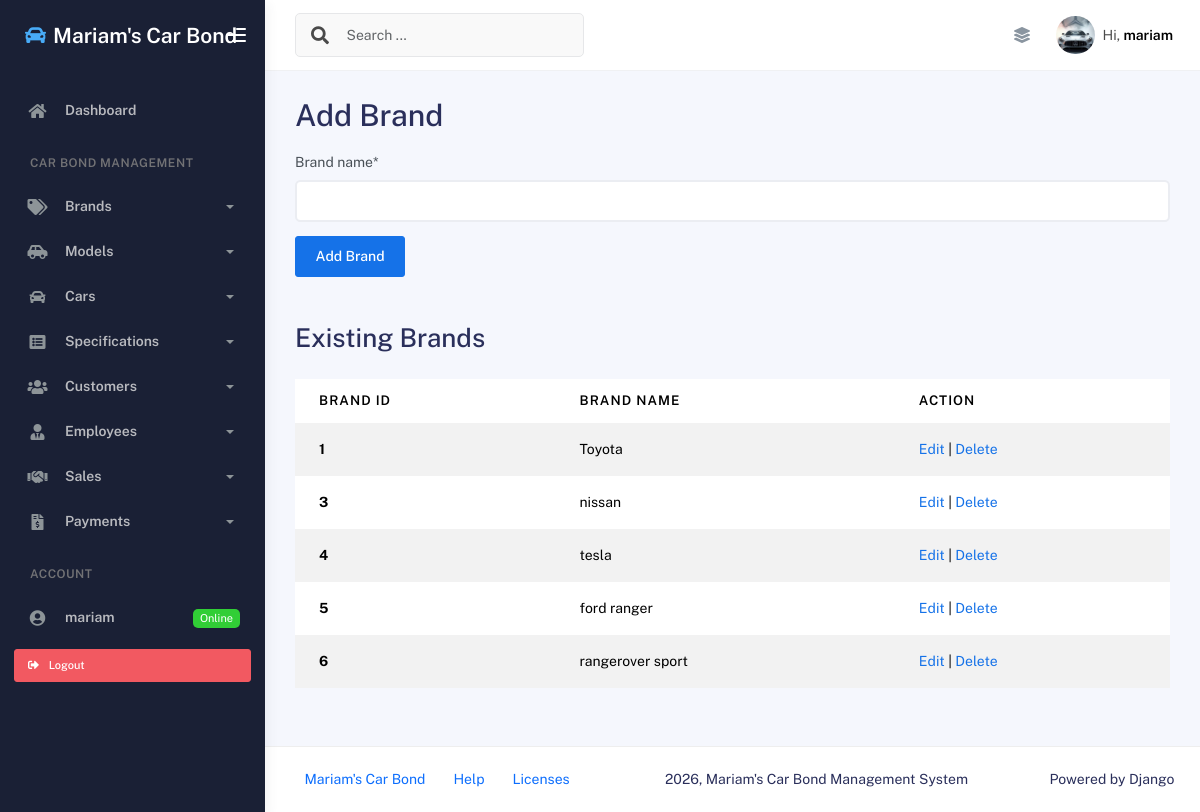
The page /add_brand/ (signed in) on the database its author committed.
### App/models.py (models this page shows, shortened)
class Brand(models.Model):
    brand_name = models.CharField(max_length=50)

### App/views.py (the view)
# urls.py: path('add_brand/', add_brand_view, name='add_brand_page'),
@login_required
def add_brand_view(req):
    message = None
    if req.method == "POST":
        brand_form = BrandForm(req.POST)
        if brand_form.is_valid():
            brand_form.save()
            message = "Brand Added Successfully"
            brand_form = BrandForm()
    else:
        brand_form = BrandForm()
    brands = Brand.objects.all()
    context = {'form': brand_form, 'msg': message, 'brands': brands}
    return render(req, "add_brand.html", context)

### App/forms.py
class BrandForm(DjangoModelForm):
    class Meta:
        model = Brand
        fields = ("brand_name",)

### App/templates/add_brand.html (shortened to what this page needs)
{% extends 'base.html' %}
{% load crispy_forms_tags %}
{% block content %}
    <h1>Add Brand</h1>
    <form method="POST" class="mt-3 mb-5">
        {{ form|crispy }}
        <input type="submit" value="Add Brand" class="btn btn-primary">
    </form>
    <h2>Existing Brands</h2>
    <div class="table-responsive">
        <table class="table table-striped mt-3">
            <thead>
                <tr>
                    <th scope="col">Brand ID</th>
                    <th scope="col">Brand Name</th>
                    <th scope="col">Action</th>
                </tr>
            </thead>
            <tbody>
                {% for brand in brands %}
                    <tr>
                        <th scope="row">{{ brand.id }}</th>
                        <td>{{ brand.brand_name }}</td>
                        <td>
                            <a href="{% url 'edit_brand_page' brand.id %}">Edit</a> |
                            <a href="{% url 'delete_brand_page' brand.id %}"
                               onclick="return confirm('Are you sure you want to delete this brand?')">Delete</a>
                        </td>
                    </tr>
                {% empty %}
                    <tr>
                        <td colspan="3" class="text-center">No brands added yet.</td>
                    </tr>
                {% endfor %}
            </tbody>
        </table>
    </div>
{% endblock content %}

### App/templates/base.html (shortened to what this page needs)
{% load static %}
<!DOCTYPE html>
<html lang="en">
<head>
    <link rel="stylesheet" href="{% static 'assets/css/bootstrap.min.css' %}" />
    <link rel="stylesheet" href="{% static 'assets/css/plugins.min.css' %}" />
    <link rel="stylesheet" href="{% static 'assets/css/kaiadmin.min.css' %}" />
</head>
<body>
    <div class="wrapper">
      <div class="sidebar" data-background-color="dark">
        <div class="sidebar-logo">
          <div class="logo-header" data-background-color="dark">
            <a href="{% url 'index_page' %}" class="logo text-white text-decoration-none d-flex align-items-center">
              <i class="fas fa-car text-info me-2 fs-4"></i>
              <span class="fw-bold fs-4 text-white">Mariam's Car Bond</span>
            </a>
            <div class="nav-toggle">
              <button class="btn btn-toggle toggle-sidebar">
                <i class="gg-menu-right"></i>
              </button>
            </div>
          </div>
        </div>
        <div class="sidebar-wrapper scrollbar scrollbar-inner">
          <div class="sidebar-content">
            <ul class="nav nav-secondary">
              <li class="nav-item">
                <a href="{% url 'index_page' %}">
                  <i class="fas fa-home"></i>
                  <p>Dashboard</p>
                </a>
              </li>
              <li class="nav-section">
                <h4 class="text-section">Car Bond Management</h4>
              </li>
              <li class="nav-item">
                <a data-bs-toggle="collapse" href="#brandsMenu">
                  <i class="fas fa-tags"></i>
                  <p>Brands</p>
                  <span class="caret"></span>
                </a>
              </li>
              <li class="nav-item">
                <a data-bs-toggle="collapse" href="#modelsMenu">
                  <i class="fas fa-car-side"></i>
                  <p>Models</p>
                  <span class="caret"></span>
                </a>
              </li>
              <li class="nav-item">
                <a data-bs-toggle="collapse" href="#carsMenu">
                  <i class="fas fa-car"></i>
                  <p>Cars</p>
                  <span class="caret"></span>
                </a>
              </li>
              <li class="nav-item">
                <a data-bs-toggle="collapse" href="#specsMenu">
                  <i class="fas fa-list-alt"></i>
                  <p>Specifications</p>
                  <span class="caret"></span>
                </a>
              </li>
              <li class="nav-item">
                <a data-bs-toggle="collapse" href="#customersMenu">
                  <i class="fas fa-users"></i>
                  <p>Customers</p>
                  <span class="caret"></span>
                </a>
              </li>
              <li class="nav-item">
                <a data-bs-toggle="collapse" href="#employeesMenu">
                  <i class="fas fa-user-tie"></i>
                  <p>Employees</p>
                  <span class="caret"></span>
                </a>
              </li>
              <li class="nav-item">
                <a data-bs-toggle="collapse" href="#salesMenu">
                  <i class="fas fa-handshake"></i>
                  <p>Sales</p>
                  <span class="caret"></span>
                </a>
              </li>
              <li class="nav-item">
                <a data-bs-toggle="collapse" href="#paymentsMenu">
                  <i class="fas fa-file-invoice-dollar"></i>
                  <p>Payments</p>
                  <span class="caret"></span>
                </a>
              </li>
              <li class="nav-section">
                <h4 class="text-section">Account</h4>
              </li>
              {% if user.is_authenticated %}
                <li class="nav-item">
                  <a href="#">
                    <i class="fas fa-user-circle"></i>
                    <p>{{ user.username }}</p>
                    <span class="badge badge-success">Online</span>
                  </a>
                </li>
                <li class="nav-item px-3 py-2">
                  <form method="POST" action="{% url 'logout' %}">
                    <button type="submit" class="btn btn-danger btn-sm w-100 text-start">
                      <i class="fas fa-sign-out-alt me-2"></i> Logout
                    </button>
                  </form>
                </li>
              {% endif %}
            </ul>
          </div>
        </div>
      </div>
      <div class="main-panel">
        <div class="main-header">
          <nav
            class="navbar navbar-header navbar-header-transparent navbar-expand-lg border-bottom"
          >
            <div class="container-fluid">
              <nav
                class="navbar navbar-header-left navbar-expand-lg navbar-form nav-search p-0 d-none d-lg-flex"
              >
                <div class="input-group">
                  <div class="input-group-prepend">
                    <button type="submit" class="btn btn-search pe-1">
                      <i class="fa fa-search search-icon"></i>
                    </button>
                  </div>
                  <input
                    type="text"
                    placeholder="Search ..."
                    class="form-control"
                  />
                </div>
              </nav>
              <ul class="navbar-nav topbar-nav ms-md-auto align-items-center">
                <li class="nav-item topbar-icon dropdown hidden-caret">
                  <a
                    class="nav-link"
                    data-bs-toggle="dropdown"
                    href="#"
                    aria-expanded="false"
                  >
                    <i class="fas fa-layer-group"></i>
                  </a>
                </li>
                <li class="nav-item topbar-user dropdown hidden-caret">
                  <a
                    class="dropdown-toggle profile-pic"
                    data-bs-toggle="dropdown"
                    href="#"
                    aria-expanded="false"
                  >
                    <div class="avatar-sm">
                      <img
                        src="{% static 'assets/img/car.jpg.jpg' %}"
                        alt="Car profile image"
                        class="avatar-img rounded-circle"
                      />
                    </div>
                    <span class="profile-username">
                      <span class="op-7">Hi,</span>
                      <span class="fw-bold">{{ user.username|default:"Guest" }}</span>
                    </span>
                  </a>
                </li>
              </ul>
            </div>
          </nav>
        </div>
        <div class="container">
          <div class="page-inner">
            {% block content %}
            {% endblock content %}
          </div>
        </div>
        <footer class="footer">
          <div class="container-fluid d-flex justify-content-between">
            <nav class="pull-left">
              <ul class="nav">
                <li class="nav-item">
                  <a class="nav-link" href="{% url 'index_page' %}">
                    Mariam's Car Bond
                  </a>
                </li>
                <li class="nav-item">
                  <a class="nav-link" href="#"> Help </a>
                </li>
                <li class="nav-item">
                  <a class="nav-link" href="#"> Licenses </a>
                </li>
              </ul>
            </nav>
            <div class="copyright">
              2026, Mariam's Car Bond Management System
            </div>
            <div>
              Powered by Django
            </div>
          </div>
        </footer>
      </div>
    </div>
</body>
</html>

### rows shown on the page
Brand: id "1", brand_name "Toyota"
Brand: id "3", brand_name "nissan"
Brand: id "4", brand_name "tesla"
Brand: id "5", brand_name "ford ranger"
Brand: id "6", brand_name "rangerover sport"

### other values the page prints
{{ user.username }} "mariam"
{{ user.username|default:"Guest" }} "mariam"
